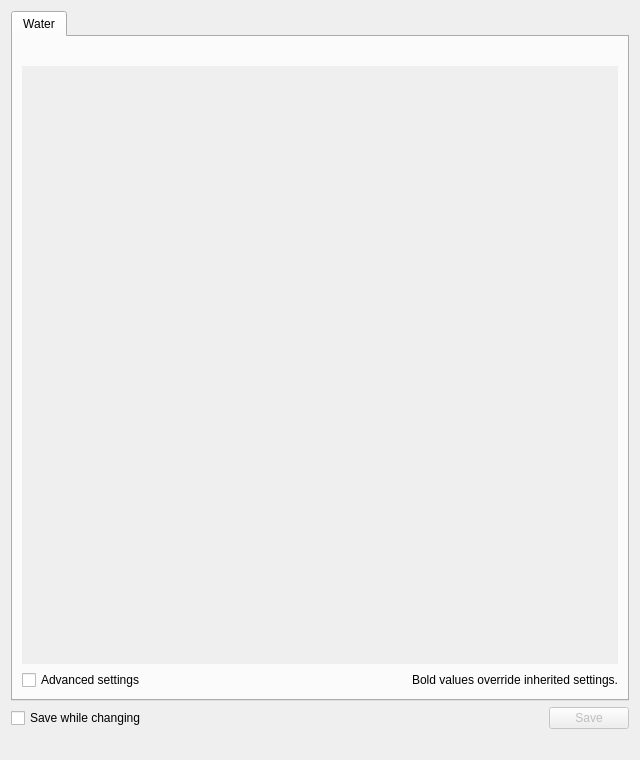
<?xml version="1.0" encoding="UTF-8"?>
<ui version="4.0">
 <class>WBQtWaterTuningPanel</class>
 <widget class="QWidget" name="WBQtWaterTuningPanel">
  <property name="geometry">
   <rect>
    <x>0</x>
    <y>0</y>
    <width>640</width>
    <height>760</height>
   </rect>
  </property>
  <property name="windowTitle">
   <string>Water tuning</string>
  </property>
  <layout class="QVBoxLayout" name="rootLayout">
   <item>
    <widget class="QTabWidget" name="tabs">
     <property name="currentIndex">
      <number>0</number>
     </property>
     <widget class="QWidget" name="waterPage">
      <attribute name="title">
       <string>Water</string>
      </attribute>
      <layout class="QVBoxLayout" name="waterLayout">
       <item>
        <widget class="QLabel" name="waterNotice">
         <property name="wordWrap">
          <bool>true</bool>
         </property>
        </widget>
       </item>
       <item>
        <widget class="QScrollArea" name="scroll">
         <property name="frameShape">
          <enum>QFrame::NoFrame</enum>
         </property>
         <property name="widgetResizable">
          <bool>true</bool>
         </property>
         <widget class="QWidget" name="rowsHost">
          <layout class="QGridLayout" name="rowsGrid" columnstretch="0,1,0,0"/>
         </widget>
        </widget>
       </item>
       <item>
        <layout class="QHBoxLayout" name="optionsLayout" stretch="0,1">
         <item>
          <widget class="QCheckBox" name="advancedCheck">
           <property name="toolTip">
            <string>Show every water key, not only the main ones</string>
           </property>
           <property name="text">
            <string>Advanced settings</string>
           </property>
          </widget>
         </item>
         <item>
          <widget class="QLabel" name="inheritanceLabel">
           <property name="alignment">
            <set>Qt::AlignRight|Qt::AlignVCenter</set>
           </property>
           <property name="text">
            <string>Bold values override inherited settings.</string>
           </property>
           <property name="toolTip">
            <string>Changes apply live. Save writes them to map.ini. Reset removes the map override.</string>
           </property>
           <property name="wordWrap">
            <bool>true</bool>
           </property>
          </widget>
         </item>
        </layout>
       </item>
      </layout>
     </widget>
    </widget>
   </item>
   <item>
    <layout class="QHBoxLayout" name="saveLayout">
     <item>
      <widget class="QCheckBox" name="saveWhileChangingCheck">
       <property name="text">
        <string>Save while changing</string>
       </property>
       <property name="toolTip">
        <string>Save changes to map.ini automatically. When off, click Save to keep your changes.</string>
       </property>
      </widget>
     </item>
     <item>
      <spacer name="saveSpacer">
       <property name="orientation">
        <enum>Qt::Horizontal</enum>
       </property>
       <property name="sizeHint" stdset="0">
        <size><width>40</width><height>20</height></size>
       </property>
      </spacer>
     </item>
     <item>
      <widget class="QPushButton" name="saveButton">
       <property name="enabled">
        <bool>false</bool>
       </property>
       <property name="text">
        <string>Save</string>
       </property>
      </widget>
     </item>
    </layout>
   </item>
   <item>
    <widget class="QLabel" name="statusLabel">
     <property name="wordWrap">
      <bool>true</bool>
     </property>
    </widget>
   </item>
  </layout>
 </widget>
 <resources/>
 <connections/>
</ui>
